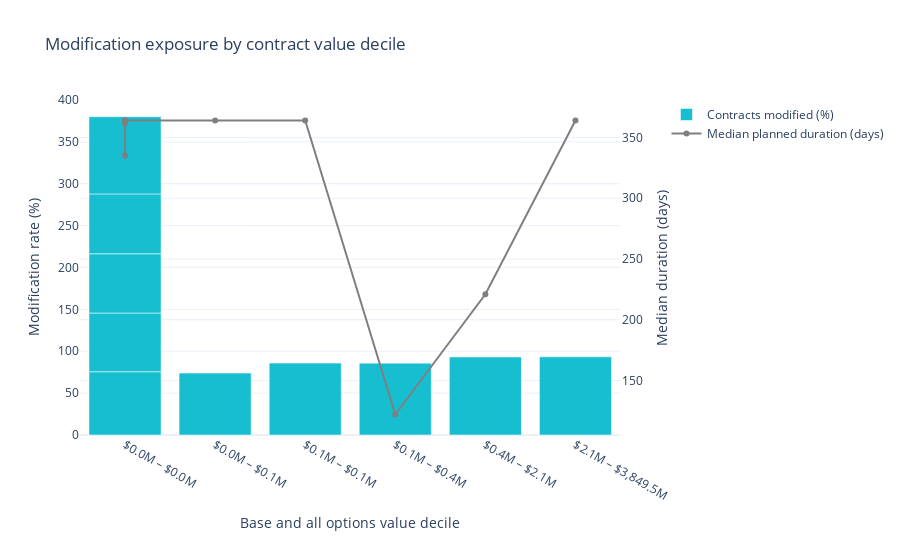

The notebook cell this image was saved under:
### Markdown cell above
## Contract size, schedule, and modification pressure

Value and timeline commitments often drive scope changes. Segmenting the portfolio into value deciles reveals how risk escalates together with deal size and delivery horizon.

### Code cell
value_ready = dataset.dropna(subset=['base_and_all_options_value']).copy()
value_ready = value_ready[value_ready['base_and_all_options_value'] > 0]
value_ready['value_segment'] = pd.qcut(value_ready['base_and_all_options_value'], 10, duplicates='drop')

value_summary = (
    value_ready
    .groupby('value_segment')
    .agg(
        awards=('contract_award_unique_key', 'nunique'),
        modification_rate=(TARGET_COLUMN, 'mean'),
        median_duration=('planned_duration_days', 'median'),
    )
    .reset_index()
)

def segment_label(interval):
    if pd.isna(interval):
        return 'Unknown'
    left = interval.left / 1e6
    right = interval.right / 1e6
    return f"${left:,.1f}M – ${right:,.1f}M"

value_summary['segment_label'] = value_summary['value_segment'].apply(segment_label)
value_summary['mod_rate_pct'] = value_summary['modification_rate'] * 100

display(value_summary[['segment_label', 'awards', 'mod_rate_pct', 'median_duration']])

fig = make_subplots(specs=[[{"secondary_y": True}]])
fig.add_trace(
    go.Bar(
        x=value_summary['segment_label'],
        y=value_summary['mod_rate_pct'],
        name='Contracts modified (%)',
        marker_color='#17becf',
    ),
    secondary_y=False,
)
fig.add_trace(
    go.Scatter(
        x=value_summary['segment_label'],
        y=value_summary['median_duration'],
        name='Median planned duration (days)',
        mode='lines+markers',
        marker=dict(color='#7f7f7f'),
    ),
    secondary_y=True,
)
fig.update_layout(
    title='Modification exposure by contract value decile',
    template='plotly_white',
    height=540,
    xaxis_title='Base and all options value decile',
)
fig.update_yaxes(title='Modification rate (%)', secondary_y=False)
fig.update_yaxes(title='Median duration (days)', secondary_y=True)
iplot(fig)

### Figure 1 — Plotly figure (JSON) as saved in the notebook; plotly's stock layout.template omitted (floating-point values rounded to 4 significant figures)
{"data": [{"marker": {"color": "#17becf"}, "name": "Contracts modified (%)", "type": "bar", "x": ["$0.0M – $0.0M", "$0.0M – $0.0M", "$0.0M – $0.0M", "$0.0M – $0.0M", "$0.0M – $0.0M", "$0.0M – $0.1M", "$0.1M – $0.1M", "$0.1M – $0.4M", "$0.4M – $2.1M", "$2.1M – $3,849.5M"], "xaxis": "x", "y": [75.57, 70.08, 70.74, 71.45, 92.15, 73.95, 85.82, 85.82, 93.15, 93.3], "yaxis": "y"}, {"marker": {"color": "#7f7f7f"}, "mode": "lines+markers", "name": "Median planned duration (days)", "type": "scatter", "x": ["$0.0M – $0.0M", "$0.0M – $0.0M", "$0.0M – $0.0M", "$0.0M – $0.0M", "$0.0M – $0.0M", "$0.0M – $0.1M", "$0.1M – $0.1M", "$0.1M – $0.4M", "$0.4M – $2.1M", "$2.1M – $3,849.5M"], "xaxis": "x", "y": [362.0, 335.0, 364.0, 364.0, 364.0, 364.0, 364.0, 122.0, 221.0, 364.0], "yaxis": "y2"}], "layout": {"height": 540, "title": {"text": "Modification exposure by contract value decile"}, "xaxis": {"anchor": "y", "domain": [0, 0.94], "title": {"text": "Base and all options value decile"}}, "yaxis": {"anchor": "x", "domain": [0, 1], "title": {"text": "Modification rate (%)"}}, "yaxis2": {"anchor": "x", "overlaying": "y", "side": "right", "title": {"text": "Median duration (days)"}}}}
